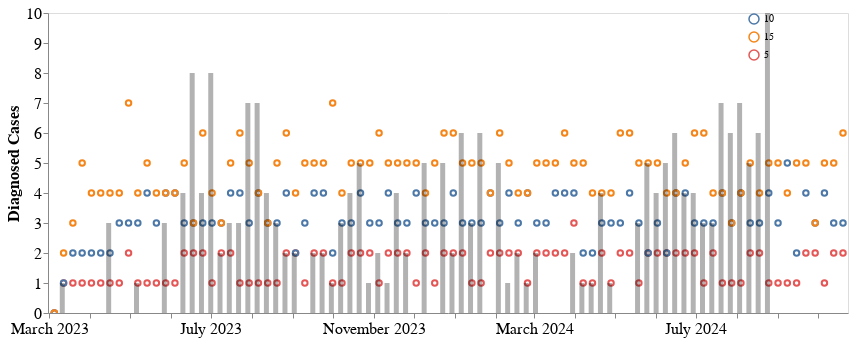

The code cell stored with this chart in its notebook:
### Code cell
scenario_intro_plot =  alt.Chart(scenario_intro_long, title = "").mark_point(interpolate='monotone', opacity = 1 ,color = "#f58518", clip = True).encode(
    alt.X('date:T', axis=alt.Axis(title="",tickCount = "month", grid=False,format="%B %Y")),
    alt.Y('value',axis=alt.Axis(title="Diagnosed Cases", grid=False, labelFontSize = 16),stack = False),

    alt.Color('variable:N',legend=alt.Legend(title= "",offset = -100, labelFontSize = 10, titleFontSize = 10)),


).properties(
    width=800,
    height=300
)

scenario_intro_plot + cases_bar

### Figure 1 — Vega-Lite specification as saved in the notebook (floating-point values rounded to 4 significant figures; data arrays with more than 128 entries replaced by an {"elided": "..."} marker saying what was removed)
{"config": {"view": {"continuousWidth": 400, "continuousHeight": 300}}, "layer": [{"data": {"name": "data-4e1c17fcfb499fb2c2a6be380b9105ce"}, "mark": {"type": "point", "clip": true, "color": "#f58518", "interpolate": "monotone", "opacity": 1}, "encoding": {"color": {"field": "variable", "legend": {"labelFontSize": 10, "offset": -100, "title": "", "titleFontSize": 10}, "type": "nominal"}, "x": {"axis": {"format": "%B %Y", "grid": false, "tickCount": "month", "title": ""}, "field": "date", "type": "temporal"}, "y": {"axis": {"grid": false, "labelFontSize": 16, "title": "Diagnosed Cases"}, "field": "value", "stack": false, "type": "quantitative"}}, "height": 300, "title": "", "width": 800}, {"data": {"name": "data-fb138dd0048f9fddac0a6d762cea6025"}, "mark": {"type": "bar", "clip": true, "color": "black", "interpolate": "monotone", "opacity": 0.3}, "encoding": {"x": {"axis": {"format": "%B %Y", "grid": false, "labelFontSize": 16, "tickCount": "month", "title": ""}, "field": "date", "type": "temporal"}, "y": {"axis": {"grid": false, "title": "Diagnosed Cases", "titleFontSize": 16}, "field": "Empirical # of diagnosed cases", "stack": false, "type": "quantitative"}}, "height": 300, "title": "", "width": 800}], "$schema": "https://vega.github.io/schema/vega-lite/v4.17.0.json", "datasets": {"data-4e1c17fcfb499fb2c2a6be380b9105ce": {"elided": "258 records"}, "data-fb138dd0048f9fddac0a6d762cea6025": [{"date": "2023-03-04T00:00:00", "Empirical # of diagnosed cases": 0}, {"date": "2023-03-11T00:00:00", "Empirical # of diagnosed cases": 1}, {"date": "2023-03-18T00:00:00", "Empirical # of diagnosed cases": 0}, {"date": "2023-03-25T00:00:00", "Empirical # of diagnosed cases": 0}, {"date": "2023-04-01T00:00:00", "Empirical # of diagnosed cases": 0}, {"date": "2023-04-08T00:00:00", "Empirical # of diagnosed cases": 0}, {"date": "2023-04-15T00:00:00", "Empirical # of diagnosed cases": 3}, {"date": "2023-04-22T00:00:00", "Empirical # of diagnosed cases": 0}, {"date": "2023-04-29T00:00:00", "Empirical # of diagnosed cases": 0}, {"date": "2023-05-06T00:00:00", "Empirical # of diagnosed cases": 1}, {"date": "2023-05-13T00:00:00", "Empirical # of diagnosed cases": 0}, {"date": "2023-05-20T00:00:00", "Empirical # of diagnosed cases": 0}, {"date": "2023-05-27T00:00:00", "Empirical # of diagnosed cases": 3}, {"date": "2023-06-03T00:00:00", "Empirical # of diagnosed cases": 0}, {"date": "2023-06-10T00:00:00", "Empirical # of diagnosed cases": 4}, {"date": "2023-06-17T00:00:00", "Empirical # of diagnosed cases": 8}, {"date": "2023-06-24T00:00:00", "Empirical # of diagnosed cases": 4}, {"date": "2023-07-01T00:00:00", "Empirical # of diagnosed cases": 8}, {"date": "2023-07-08T00:00:00", "Empirical # of diagnosed cases": 2}, {"date": "2023-07-15T00:00:00", "Empirical # of diagnosed cases": 3}, {"date": "2023-07-22T00:00:00", "Empirical # of diagnosed cases": 3}, {"date": "2023-07-29T00:00:00", "Empirical # of diagnosed cases": 7}, {"date": "2023-08-05T00:00:00", "Empirical # of diagnosed cases": 7}, {"date": "2023-08-12T00:00:00", "Empirical # of diagnosed cases": 4}, {"date": "2023-08-19T00:00:00", "Empirical # of diagnosed cases": 3}, {"date": "2023-08-26T00:00:00", "Empirical # of diagnosed cases": 2}, {"date": "2023-09-02T00:00:00", "Empirical # of diagnosed cases": 2}, {"date": "2023-09-09T00:00:00", "Empirical # of diagnosed cases": 0}, {"date": "2023-09-16T00:00:00", "Empirical # of diagnosed cases": 2}, {"date": "2023-09-23T00:00:00", "Empirical # of diagnosed cases": 2}, {"date": "2023-09-30T00:00:00", "Empirical # of diagnosed cases": 1}, {"date": "2023-10-07T00:00:00", "Empirical # of diagnosed cases": 3}, {"date": "2023-10-14T00:00:00", "Empirical # of diagnosed cases": 4}, {"date": "2023-10-21T00:00:00", "Empirical # of diagnosed cases": 5}, {"date": "2023-10-28T00:00:00", "Empirical # of diagnosed cases": 1}, {"date": "2023-11-04T00:00:00", "Empirical # of diagnosed cases": 2}, {"date": "2023-11-11T00:00:00", "Empirical # of diagnosed cases": 1}, {"date": "2023-11-18T00:00:00", "Empirical # of diagnosed cases": 4}, {"date": "2023-11-25T00:00:00", "Empirical # of diagnosed cases": 2}, {"date": "2023-12-02T00:00:00", "Empirical # of diagnosed cases": 0}, {"date": "2023-12-09T00:00:00", "Empirical # of diagnosed cases": 5}, {"date": "2023-12-16T00:00:00", "Empirical # of diagnosed cases": 0}, {"date": "2023-12-23T00:00:00", "Empirical # of diagnosed cases": 5}, {"date": "2023-12-30T00:00:00", "Empirical # of diagnosed cases": 2}, {"date": "2024-01-06T00:00:00", "Empirical # of diagnosed cases": 6}, {"date": "2024-01-13T00:00:00", "Empirical # of diagnosed cases": 3}, {"date": "2024-01-20T00:00:00", "Empirical # of diagnosed cases": 6}, {"date": "2024-01-27T00:00:00", "Empirical # of diagnosed cases": 0}, {"date": "2024-02-03T00:00:00", "Empirical # of diagnosed cases": 5}, {"date": "2024-02-10T00:00:00", "Empirical # of diagnosed cases": 1}, {"date": "2024-02-17T00:00:00", "Empirical # of diagnosed cases": 2}, {"date": "2024-02-24T00:00:00", "Empirical # of diagnosed cases": 1}, {"date": "2024-03-02T00:00:00", "Empirical # of diagnosed cases": 2}, {"date": "2024-03-09T00:00:00", "Empirical # of diagnosed cases": 0}, {"date": "2024-03-16T00:00:00", "Empirical # of diagnosed cases": 0}, {"date": "2024-03-23T00:00:00", "Empirical # of diagnosed cases": 0}, {"date": "2024-03-30T00:00:00", "Empirical # of diagnosed cases": 2}, {"date": "2024-04-06T00:00:00", "Empirical # of diagnosed cases": 1}, {"date": "2024-04-13T00:00:00", "Empirical # of diagnosed cases": 1}, {"date": "2024-04-20T00:00:00", "Empirical # of diagnosed cases": 4}, {"date": "2024-04-27T00:00:00", "Empirical # of diagnosed cases": 1}, {"date": "2024-05-04T00:00:00", "Empirical # of diagnosed cases": 0}, {"date": "2024-05-11T00:00:00", "Empirical # of diagnosed cases": 0}, {"date": "2024-05-18T00:00:00", "Empirical # of diagnosed cases": 3}, {"date": "2024-05-25T00:00:00", "Empirical # of diagnosed cases": 5}, {"date": "2024-06-01T00:00:00", "Empirical # of diagnosed cases": 4}, {"date": "2024-06-08T00:00:00", "Empirical # of diagnosed cases": 5}, {"date": "2024-06-15T00:00:00", "Empirical # of diagnosed cases": 6}, {"date": "2024-06-22T00:00:00", "Empirical # of diagnosed cases": 4}, {"date": "2024-06-29T00:00:00", "Empirical # of diagnosed cases": 4}, {"date": "2024-07-06T00:00:00", "Empirical # of diagnosed cases": 3}, {"date": "2024-07-13T00:00:00", "Empirical # of diagnosed cases": 3}, {"date": "2024-07-20T00:00:00", "Empirical # of diagnosed cases": 7}, {"date": "2024-07-27T00:00:00", "Empirical # of diagnosed cases": 6}, {"date": "2024-08-03T00:00:00", "Empirical # of diagnosed cases": 7}, {"date": "2024-08-10T00:00:00", "Empirical # of diagnosed cases": 5}, {"date": "2024-08-17T00:00:00", "Empirical # of diagnosed cases": 6}, {"date": "2024-08-24T00:00:00", "Empirical # of diagnosed cases": 10}]}}
